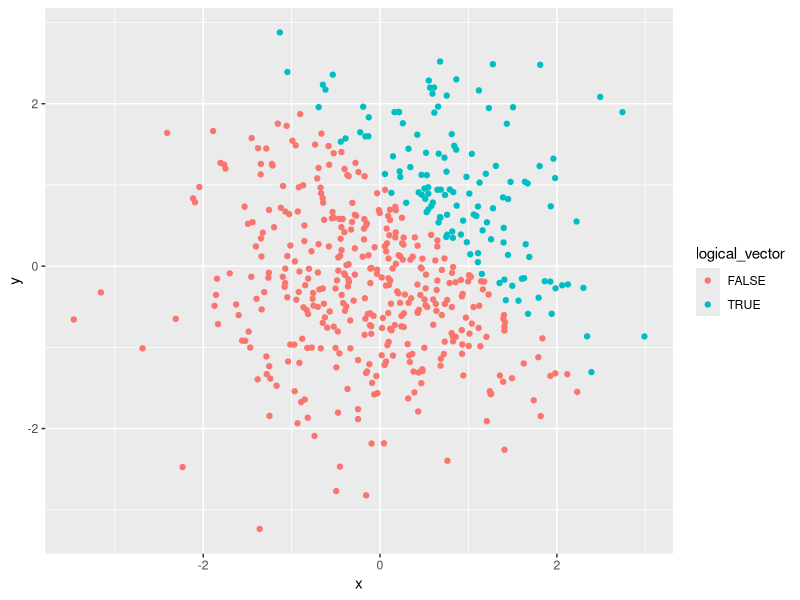
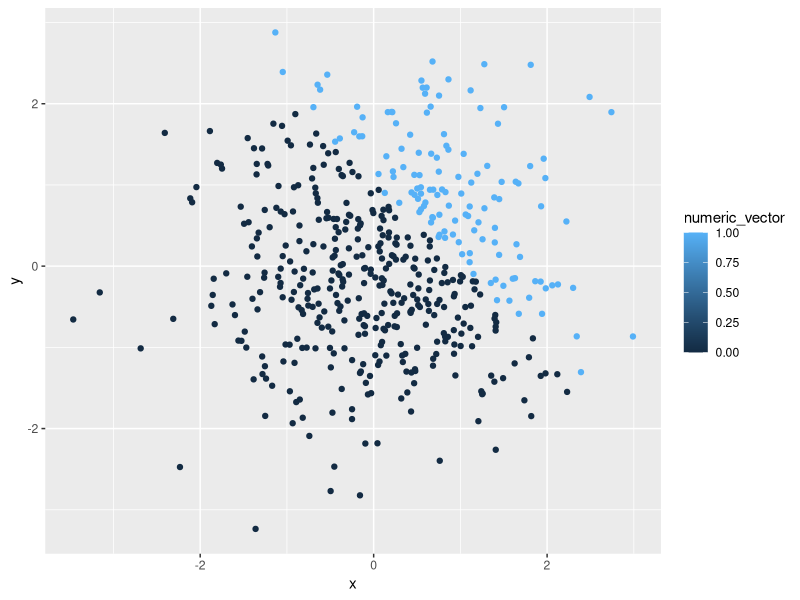
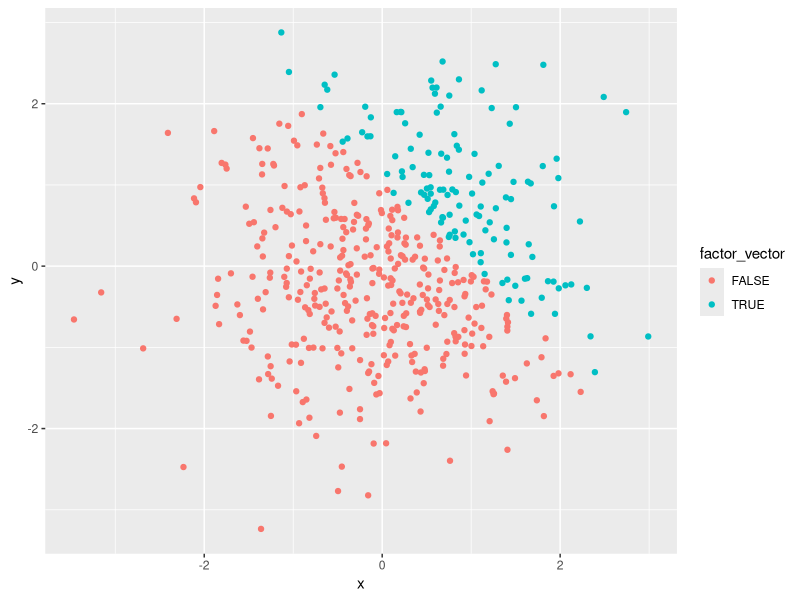
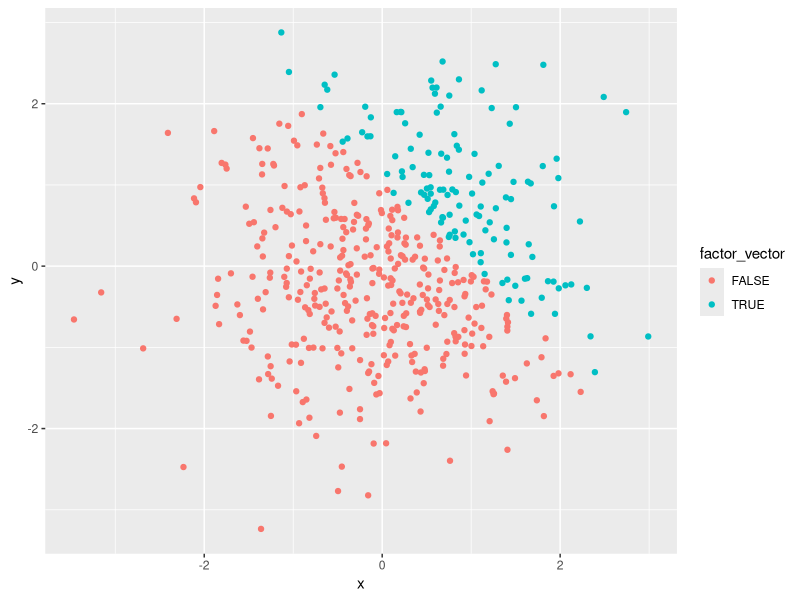

Reproduce these figures in R, in order.
## ---- chunk 1
library (tidyverse)
problem1_df = tibble(
  sample=rnorm(8),
  logical_vector = sample > 0,
  char_vector = c("Help", "am", "I", "doing", "this", "correctly", "ahh", "ahh"),
  factor_vector = factor(c("red", "yellow", "blue", "red", "yellow", "blue","red", "red"))
)

mean_sample = mean(pull(problem1_df, sample))

mean_logical_vector = mean(pull(problem1_df, logical_vector))

mean_char_vector = mean(pull(problem1_df, char_vector))

mean_factor_vector = mean(pull(problem1_df, factor_vector))

## ---- chunk 2
problem2_df = tibble(
  x = rnorm (500),
  y = rnorm (500),
  logical_vector = x + y > 1,
  numeric_vector = as.numeric (logical_vector),
  factor_vector = as.factor (logical_vector),
)
## ---- chunk 3
plota = ggplot(problem2_df, aes(x, y, color = logical_vector)) + geom_point()
plota

plotb = ggplot(problem2_df, aes(x, y, color = numeric_vector)) + geom_point()
plotb

plotc= ggplot(problem2_df, aes(x, y, color = factor_vector)) + geom_point()
plotc

ggsave("plota.png", height = 4, width = 6)
